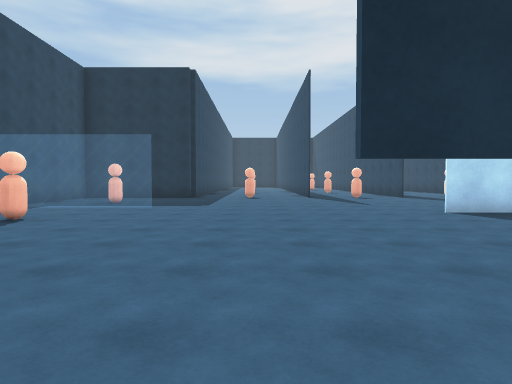
[1] (above)

24 first-person views from a walk through a scene from a Unity 3-D project. The camera is 1.3 m above the floor, tilts 2° down and sees 75° across. The floor is counted in squares, 2 m on a side. Each view is taken from the middle of a square. On the plan, view 1 faces up. The plan holds only what a view shows up to about 10 squares ahead; the rest is blank. The place goes on beyond the plan. The player is left out.

[2]
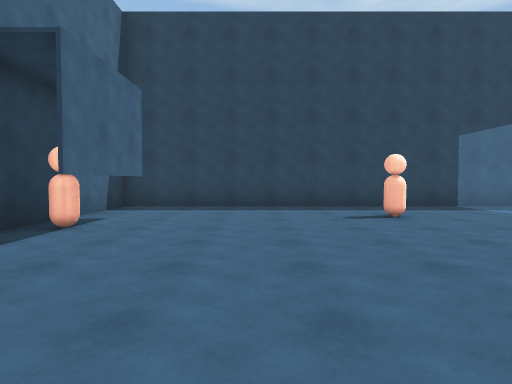

[3]
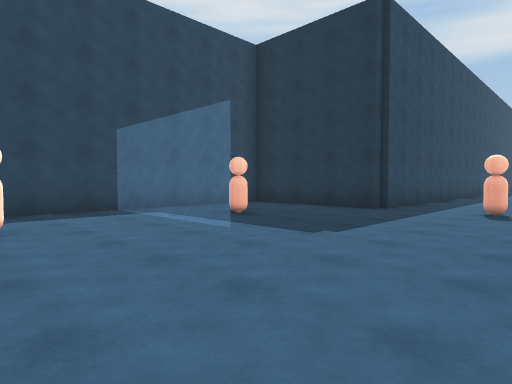

[4]
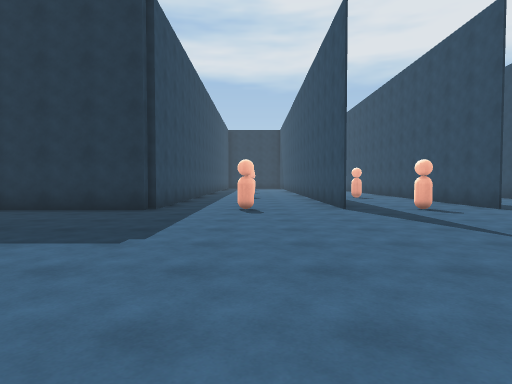

[5]
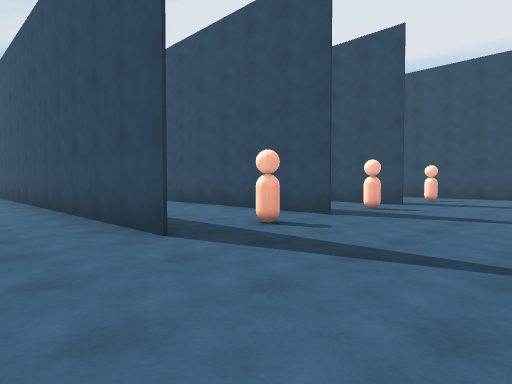

[6]
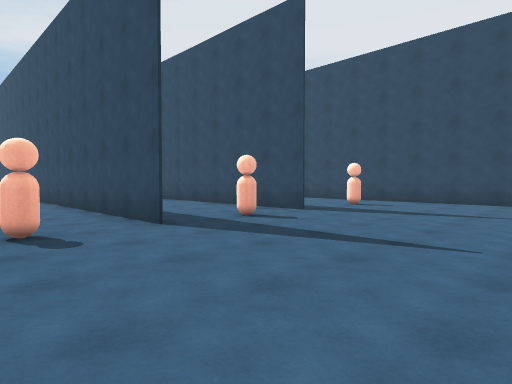

[7]
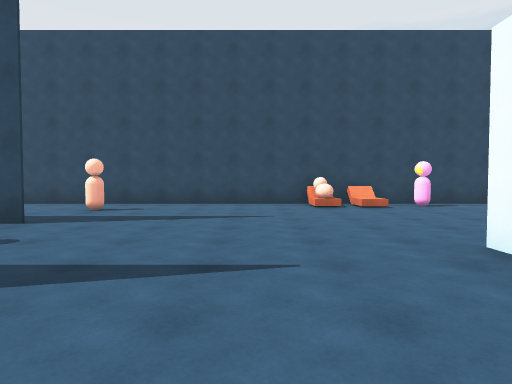

[8]
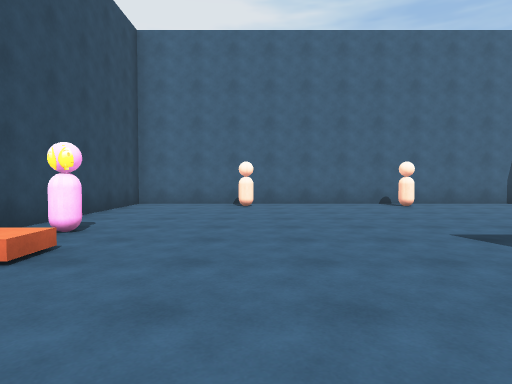

[9]
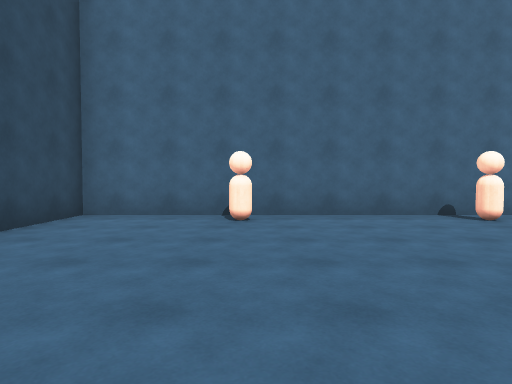

[10]
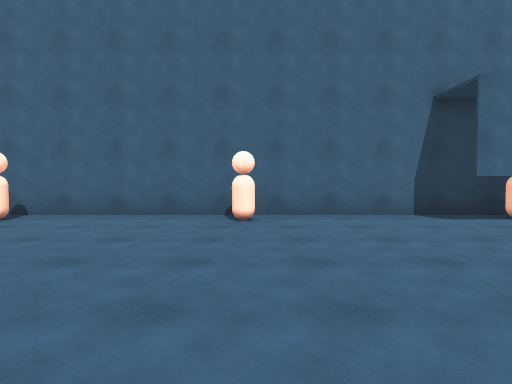

[11]
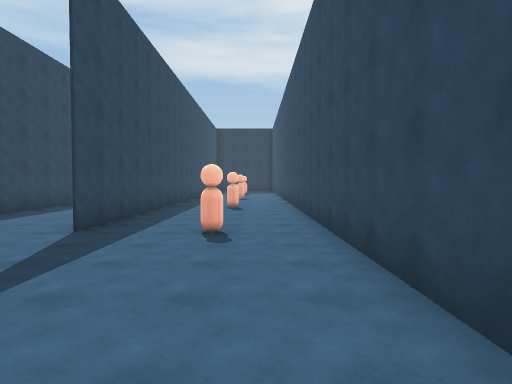

[12]
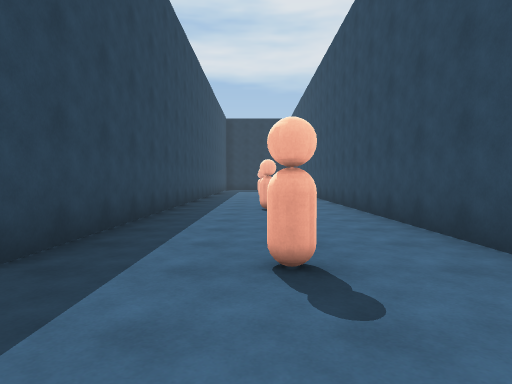

[13]
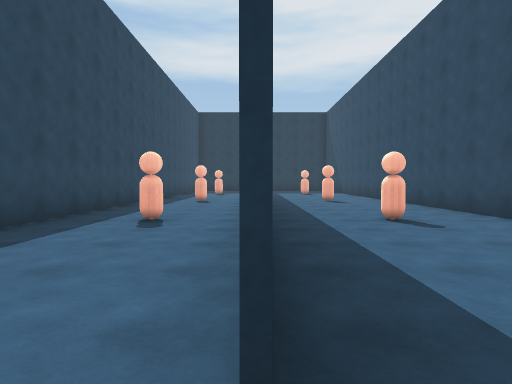

[14]
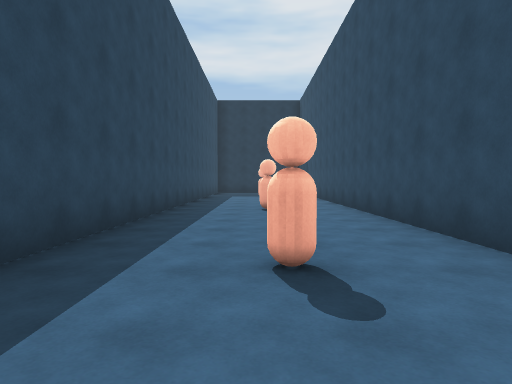

[15]
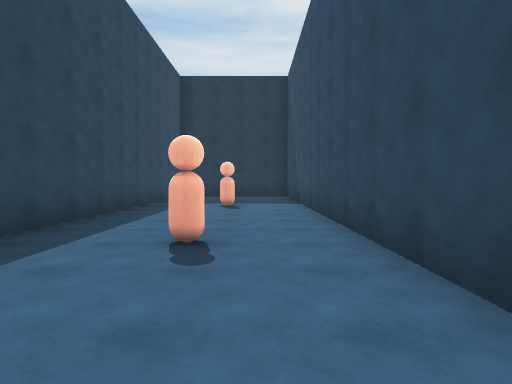

[16]
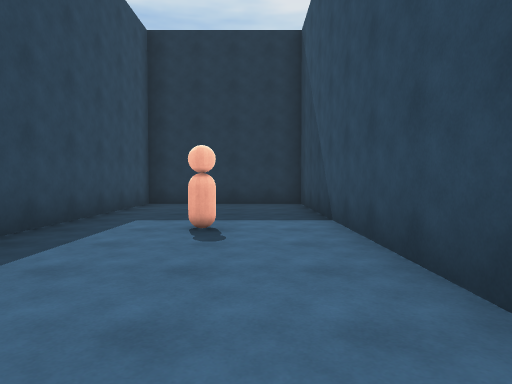

[17]
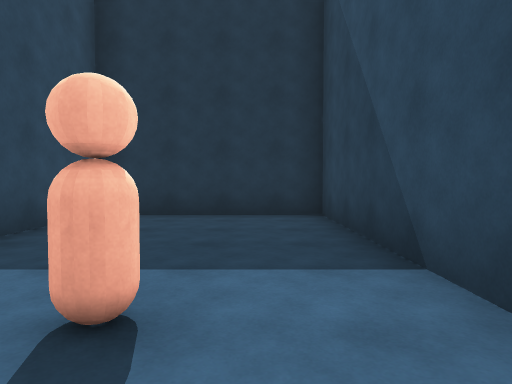

[18]
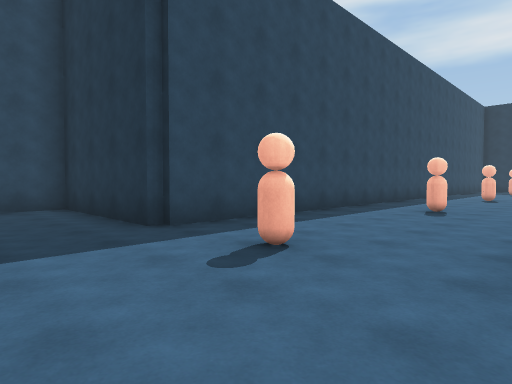

[19]
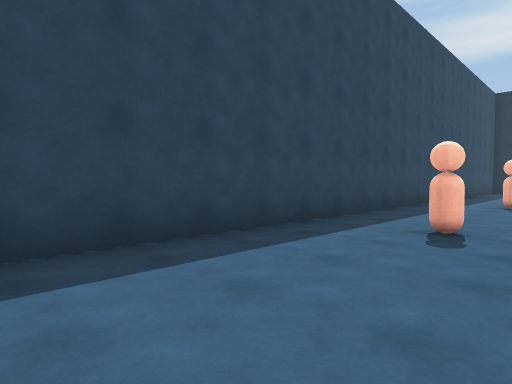

[20]
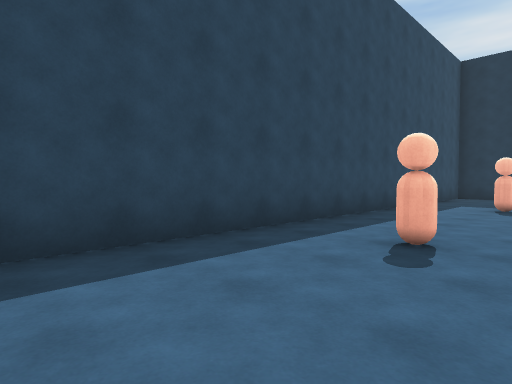

[21]
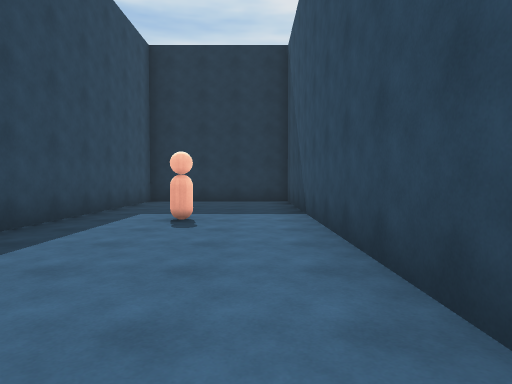

[22]
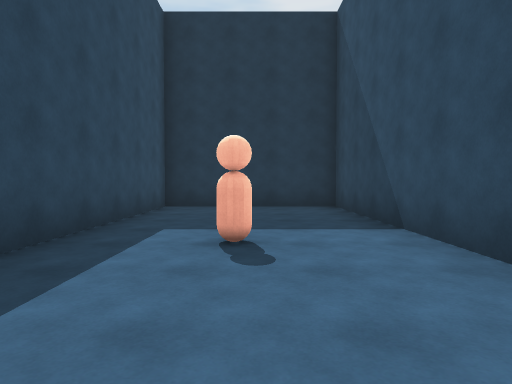

[23]
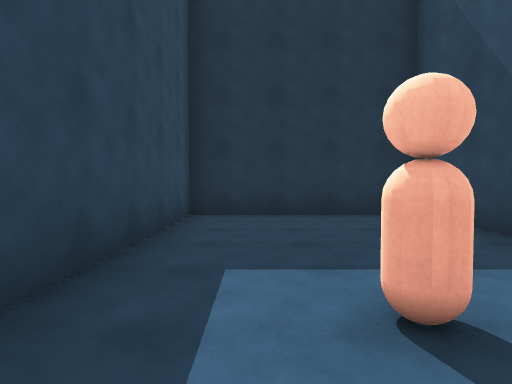

[24]
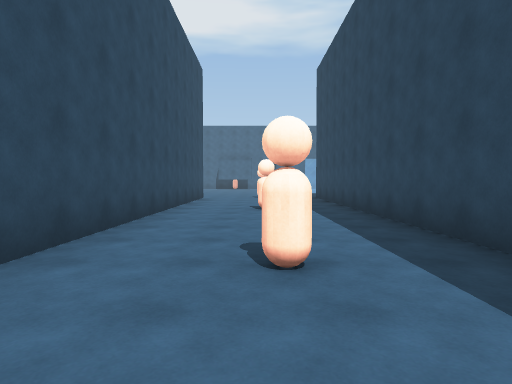

### Floor plan
Ten units are one square. View 1 is at (0, 0); x grows to the right and y downward. Boxes are objects, and circles mark ways between rooms. Rooms are numbered by the first view taken in them; rooms with no view inside come last. Other rooms are left out.
<svg viewBox="-67 -327 207 337">
<path fill="none" stroke="#000" d="M7 -10 2 -10M11 2 26 2M-35 2 -21 2M55 -124 55 -198M20 -124 20 -322 -22 -322 -22 -123 -62 -123 -62 2 -35 2M90 -124 90 -163M55 -220 55 -154M52 -67 38 -67M21 -10 27 -10M26 2 133 2 133 -322 90 -322 90 -125M-39 -10 -14 -10"/>
<rect x="-35" y="-5" width="10" height="10" fill="#bbb"><title>other object</title></rect>
<rect x="15" y="-5" width="10" height="10" fill="#bbb"><title>other object</title></rect>
<rect x="-45" y="-55" width="10" height="10" fill="#bbb"><title>other object</title></rect>
<rect x="-45" y="-95" width="10" height="10" fill="#bbb"><title>other object</title></rect>
<rect x="-5" y="-125" width="10" height="10" fill="#bbb"><title>other object</title></rect>
<rect x="-5" y="-175" width="10" height="10" fill="#bbb"><title>other object</title></rect>
<rect x="-5" y="-225" width="10" height="10" fill="#bbb"><title>other object</title></rect>
<rect x="-5" y="-275" width="10" height="10" fill="#bbb"><title>other object</title></rect>
<rect x="35" y="-125" width="10" height="10" fill="#bbb"><title>other object</title></rect>
<rect x="55" y="-15" width="10" height="10" fill="#bbb"><title>other object</title></rect>
<rect x="65" y="-135" width="10" height="10" fill="#bbb"><title>other object</title></rect>
<rect x="65" y="-185" width="10" height="10" fill="#bbb"><title>other object</title></rect>
<rect x="95" y="-15" width="10" height="10" fill="#bbb"><title>other object</title></rect>
<rect x="105" y="-135" width="10" height="10" fill="#bbb"><title>other object</title></rect>
<rect x="105" y="-185" width="10" height="10" fill="#bbb"><title>other object</title></rect>
<rect x="105" y="-235" width="10" height="10" fill="#bbb"><title>other object</title></rect>
<rect x="105" y="-285" width="10" height="10" fill="#bbb"><title>other object</title></rect>
<rect x="115" y="-55" width="10" height="10" fill="#bbb"><title>other object</title></rect>
<rect x="125" y="-75" width="10" height="10" fill="#bbb"><title>other object</title></rect>
<circle cx="-25" cy="0" r="3" fill="#2a7"/>
<circle cx="-5" cy="-10" r="3" fill="#2a7"/>
<circle cx="15" cy="0" r="3" fill="#2a7"/>
<text x="-10" y="0">1</text>
<text x="40" y="-150">2</text>
</svg>
Room 1 opens to room 2.

Where each view was taken, in squares from view 1:
view 1: 0 up, 0 right, facing up
view 2: 3 up, 2 right, facing left
view 3: 5 up, 1 right, facing up-left
view 4: 5 up, 0 right, facing up
view 5: 9 up, 0 right, facing up-right
view 6: 8 up, 3 right, facing up-right
view 7: 9 up, 4 right, facing right
view 8: 9 up, 10 right, facing down
view 9: 6 up, 10 right, facing down
view 10: 6 up, 6 right, facing down
view 11: 7 up, 12 right, facing up
view 12: 10 up, 11 right, facing up
view 13: 12 up, 9 right, facing up
view 14: 15 up, 11 right, facing up
view 15: 19 up, 12 right, facing up
view 16: 23 up, 12 right, facing up
view 17: 26 up, 12 right, facing up
view 18: 10 up, 2 right, facing up-left
view 19: 13 up, 1 right, facing up-left
view 20: 19 up, 1 right, facing up-left
view 21: 22 up, 1 right, facing up
view 22: 24 up, 0 right, facing up
view 23: 26 up, 1 left, facing up
view 24: 25 up, 0 right, facing down
